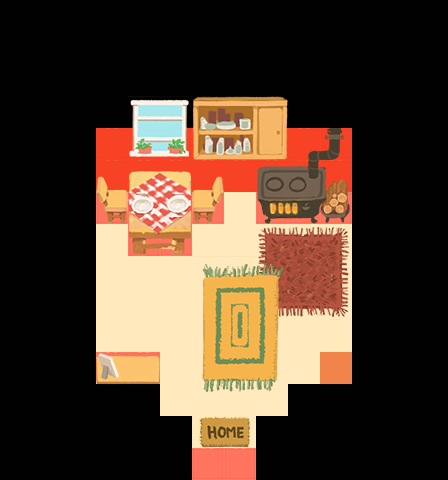

Rendered tile map (Tiled .tmx) drawn with the repository's tilesets; below, a short description and the map source with its tile grids summarised:
An orthogonal 14x15 tile map with 32x32 px tiles, 7 tile layers (backgroundLayer, blockedLayer, transBlockedLayer, detailLayer1, ...) and 14 objects (9x pot, 3x item).

<map version="1.0" orientation="orthogonal" renderorder="right-down" width="14" height="15" tilewidth="32" tileheight="32" nextobjectid="52">
 <tileset firstgid="1" name="tiles-lvl1-32x32" tilewidth="32" tileheight="32">
  <image source="../img/tiles-lvl1-32x32.png" width="256" height="256" />
 </tileset>
 <layer name="backgroundLayer" width="14" height="15">
  <data>[210 cells, 72 non-empty, 2 distinct tile ids]</data>
 </layer>
 <layer name="blockedLayer" width="14" height="15">
  <data>[210 cells, 138 non-empty, 1 distinct tile ids]</data>
 </layer>
 <layer name="transBlockedLayer" width="14" height="15">
  <data>[210 cells, 27 non-empty, 1 distinct tile ids]</data>
 </layer>
 <layer name="detailLayer1" width="14" height="15">
  <data>[210 cells, 42 non-empty, 40 distinct tile ids]</data>
 </layer>
 <layer name="detailLayer2" width="14" height="15">
  <data>[210 cells, 15 non-empty, 15 distinct tile ids]</data>
 </layer>
 <objectgroup name="objectsLayer">
  <object id="22" name="pot" gid="57" x="96" y="320" width="32" height="32">
   <properties>
    <property name="type" value="pot1" />
   </properties>
  </object>
  <object id="27" name="pot" gid="57" x="160" y="416" width="32" height="32">
   <properties>
    <property name="type" value="pot1" />
   </properties>
  </object>
  <object id="32" name="pot" gid="57" x="96" y="352" width="32" height="32">
   <properties>
    <property name="type" value="pot1" />
   </properties>
  </object>
  <object id="33" name="pot" gid="57" x="160" y="384" width="32" height="32">
   <properties>
    <property name="type" value="pot1" />
   </properties>
  </object>
  <object id="34" name="pot" gid="57" x="128" y="288" width="32" height="32">
   <properties>
    <property name="type" value="pot1" />
   </properties>
  </object>
  <object id="35" name="pot" gid="57" x="160" y="288" width="32" height="32">
   <properties>
    <property name="type" value="pot1" />
   </properties>
  </object>
  <object id="36" name="pot" gid="57" x="320" y="256" width="32" height="32">
   <properties>
    <property name="type" value="pot1" />
   </properties>
  </object>
  <object id="37" name="pot" gid="57" x="320" y="288" width="32" height="32">
   <properties>
    <property name="type" value="pot1" />
   </properties>
  </object>
  <object id="38" name="pot" gid="57" x="320" y="320" width="32" height="32">
   <properties>
    <property name="type" value="pot1" />
   </properties>
  </object>
  <object id="40" gid="50" x="224" y="448" width="32" height="32" />
  <object id="43" gid="50" x="224" y="448" width="32" height="32">
   <properties>
    <property name="type" value="playerStart" />
   </properties>
  </object>
  <object id="49" name="item" gid="33" x="320" y="256" width="32" height="32">
   <properties>
    <property name="type" value="item" />
   </properties>
  </object>
  <object id="50" name="item" gid="33" x="96" y="320" width="32" height="32">
   <properties>
    <property name="type" value="item" />
   </properties>
  </object>
  <object id="51" name="item" gid="33" x="160" y="384" width="32" height="32">
   <properties>
    <property name="type" value="item" />
   </properties>
  </object>
 </objectgroup>
 <layer name="triggerLayer" width="14" height="15">
  <data>[210 cells, 1 non-empty, 1 distinct tile ids]</data>
 </layer>
 <layer name="levelExitLayer" width="14" height="15">
  <data>[210 cells, 2 non-empty, 1 distinct tile ids]</data>
 </layer>
</map>
